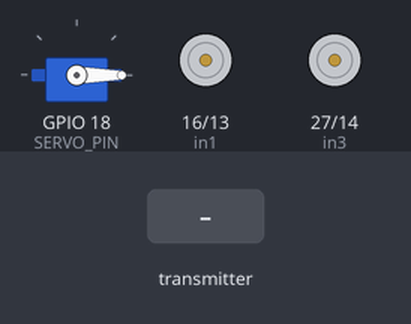
The sketch below on a simulated ESP32. Parts: servo, motor-driver pin pairs drawn as motors (green arrow = first pin HIGH = forward, orange = second pin HIGH = backward, longer = more drive, scaled by the enable pin). The test bench sets the inputs (shaded band).

Above: at 1.2 s.
1.3 s: the transmitter starts sending joyY = 0
At 1.9 s:
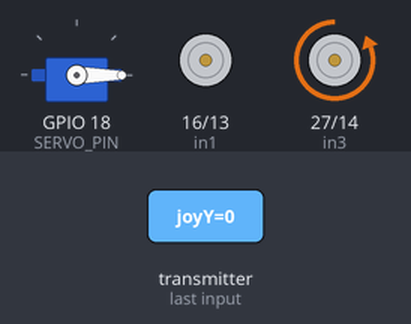
2.8 s: the transmitter starts sending leftButton = 1
At 4.0 s:
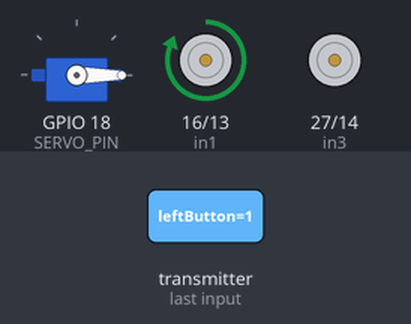
4.3 s: the transmitter starts sending releaseButton = 1
At 5.0 s:
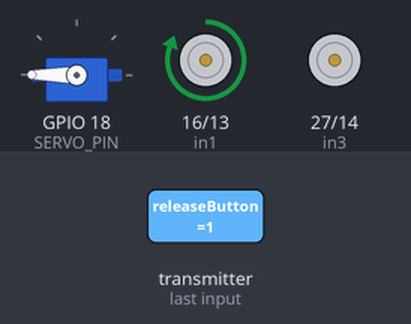
5.8 s: the transmitter starts sending joyX = 4095
At 6.1 s:
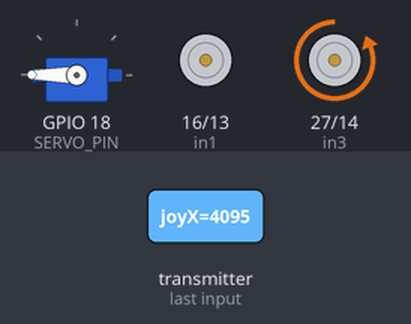
7.3 s: the transmitter starts sending joyX = 0
At 8.5 s:
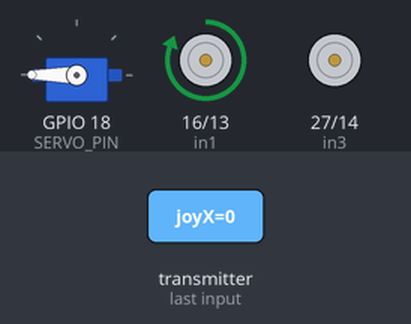
8.8 s: the transmitter starts sending leftButton = 0
At 9.6 s:
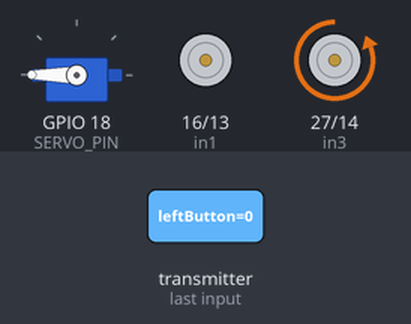
Timing chart, 0 to 11.3 s (numbered marks = the images above; inputs shaded):
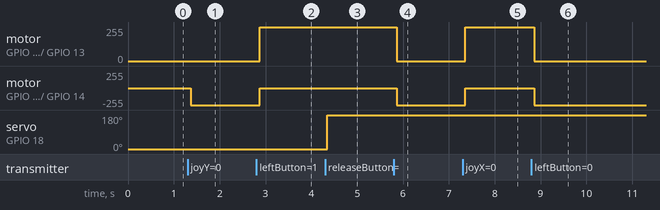

Measured:
- after the input at 1.3 s, motor on GPIO 27 (in3) / GPIO 14 (in4): stopped → backward 255/255 after 0.07 s
- after the input at 2.8 s, motor on GPIO 16 (in1) / GPIO 13 (in2): stopped → forward 255/255 after 0.07 s; motor on GPIO 27 (in3) / GPIO 14 (in4): backward 255/255 → stopped after 0.07 s
- after the input at 4.3 s, servo on GPIO 18 (SERVO_PIN): 0° → 180° after 0.05 s
- after the input at 5.8 s, motor on GPIO 16 (in1) / GPIO 13 (in2): forward 255/255 → stopped after 0.06 s; motor on GPIO 27 (in3) / GPIO 14 (in4): stopped → backward 255/255 after 0.06 s
- after the input at 7.3 s, motor on GPIO 16 (in1) / GPIO 13 (in2): stopped → forward 255/255 after 0.06 s; motor on GPIO 27 (in3) / GPIO 14 (in4): backward 255/255 → stopped after 0.06 s
- after the input at 8.8 s, motor on GPIO 16 (in1) / GPIO 13 (in2): forward 255/255 → stopped after 0.06 s; motor on GPIO 27 (in3) / GPIO 14 (in4): stopped → backward 255/255 after 0.06 s

The sketch:

recieverESP.ino
```cpp
#include <esp_now.h>
#include <WiFi.h>
#include <ESP32Servo.h>

#define enA 26
#define in1 16
#define in2 13
#define in3 27
#define in4 14
#define enB 25

#define SERVO_PIN 18

Servo myservo;

const int motorSpeed = 255;


typedef struct struct_message {
  int joyY;
  int leftButton;
  int rightButton;
  int joyX;
  int forwardButton;
  int backwardButton;
  int pickButton;
  int releaseButton;
} struct_message;

struct_message incomingData;

void setup() {
  Serial.begin(115200);

  pinMode(in1, OUTPUT);
  pinMode(in2, OUTPUT);
  pinMode(in3, OUTPUT);
  pinMode(in4, OUTPUT);
  pinMode(enA, OUTPUT);
  pinMode(enB, OUTPUT);

  // pinMode(R_S, INPUT);
  // pinMode(L_S, INPUT);

  myservo.attach(SERVO_PIN, 1000, 2000);  // wider range
  myservo.write(0);


  WiFi.mode(WIFI_STA);
  if (esp_now_init() != ESP_OK) {
    Serial.println("ESP-NOW Init Failed");
    return;
  }
  esp_now_register_recv_cb(OnDataRecv);
}

void loop() {

}

void OnDataRecv(const esp_now_recv_info_t *info, const uint8_t *data, int len) {
  memcpy(&incomingData, data, sizeof(incomingData));
  // lastReceivedTime = millis();
  handleRemoteControl();
}

void handleRemoteControl() {
  int x = incomingData.joyX;
  int y = incomingData.joyY;
  int leftBtn = incomingData.leftButton;
  int rightBtn = incomingData.rightButton;
  int fwdBtn = incomingData.forwardButton;
  int backBtn = incomingData.backwardButton;
  int pickBtn = incomingData.pickButton;
  int releaseBtn = incomingData.releaseButton;

  if(pickBtn == 0){
    myservo.write(180);
    delay(10);
  };
  if(releaseBtn == 0){
    myservo.write(0);
    delay(10);

  };

  if (x > 3000 || leftBtn == 0) {
    turnLeft();
  } else if (x < 1000 || rightBtn == 0) {
    turnRight();
  } else if (y > 3000 || fwdBtn == 0) {
    moveForward();
  } else if (y < 1000 || backBtn == 0) {
    moveBackward();
  } else {
    stopMotors();
  }
}

void moveForward() {
  digitalWrite(in1, HIGH);
  digitalWrite(in2, LOW);
  digitalWrite(in3, LOW);
  digitalWrite(in4, HIGH);
  analogWrite(enA, motorSpeed);
  analogWrite(enB, motorSpeed);
}

void moveBackward() {
  digitalWrite(in1, LOW);
  digitalWrite(in2, HIGH);
  digitalWrite(in3, HIGH);
  digitalWrite(in4, LOW);
  analogWrite(enA, motorSpeed);
  analogWrite(enB, motorSpeed);
}

void turnLeft() {
  digitalWrite(in1, LOW);
  digitalWrite(in2, LOW);
  digitalWrite(in3, LOW);
  digitalWrite(in4, HIGH);
  analogWrite(enA, 0);
  analogWrite(enB, motorSpeed);
}

void turnRight() {
  digitalWrite(in1, HIGH);
  digitalWrite(in2, LOW);
  digitalWrite(in3, LOW);
  digitalWrite(in4, LOW);
  analogWrite(enA, motorSpeed);
  analogWrite(enB, 0);
}

void stopMotors() {
  digitalWrite(in1, LOW);
  digitalWrite(in2, LOW);
  digitalWrite(in3, LOW);
  digitalWrite(in4, LOW);
  analogWrite(enA, 0);
  analogWrite(enB, 0);
}
```
